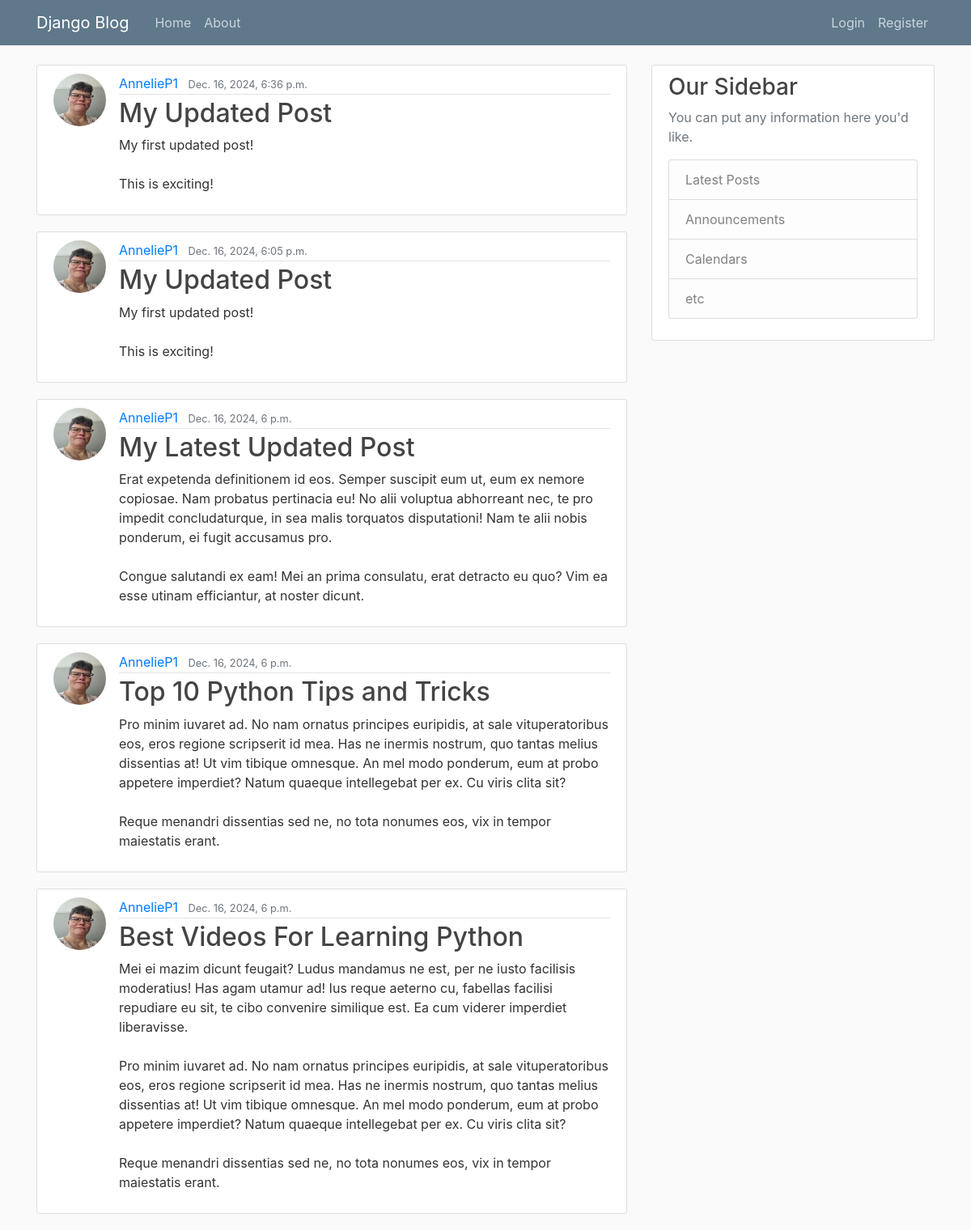
Before: / with the older database file.
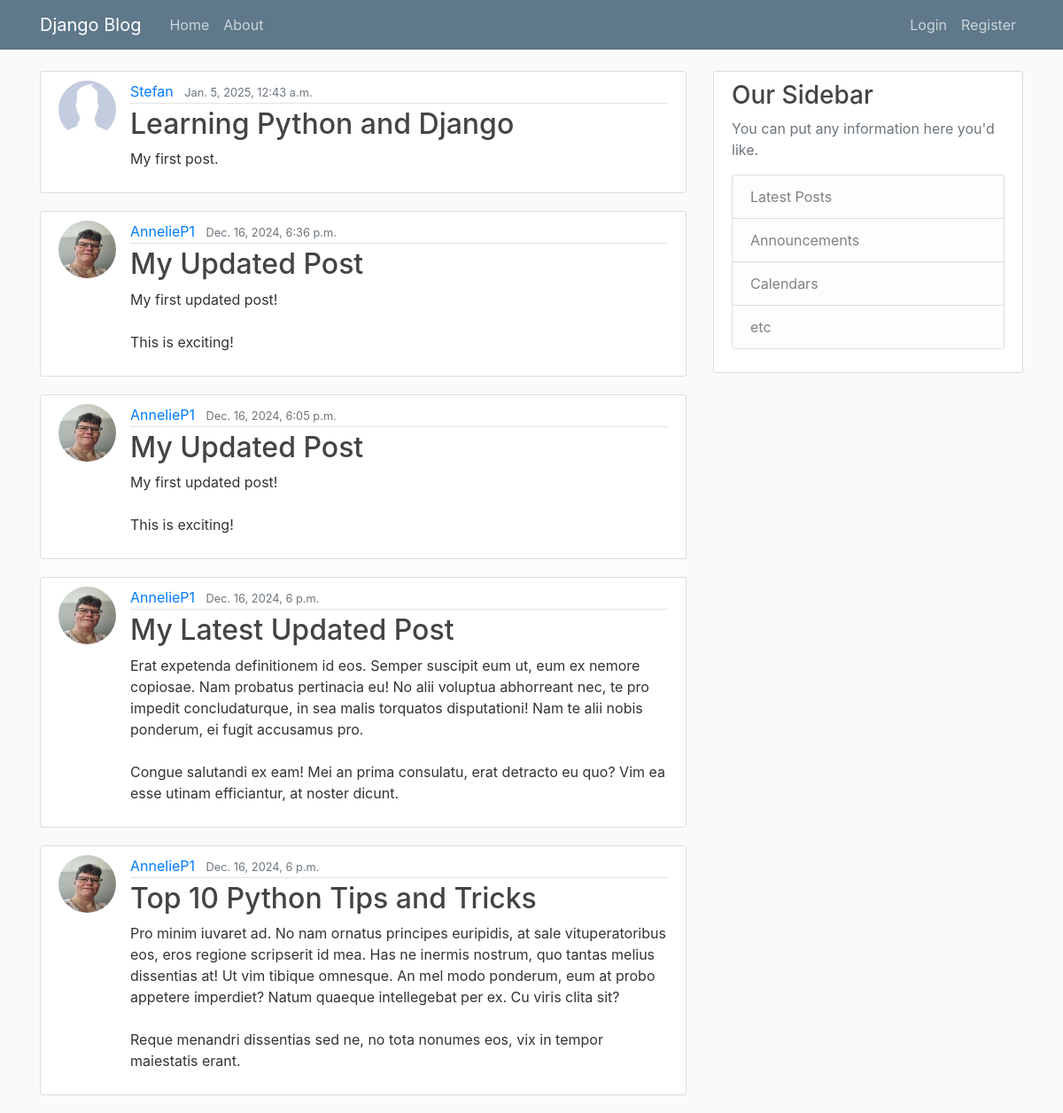
After: the same page with the newer database file.
### blog/models.py (models this page shows, shortened)
class Post(models.Model):
    title = models.CharField(max_length=100)
    content = models.TextField()
    date_posted = models.DateTimeField(default=timezone.now)
    author = models.ForeignKey(User, on_delete=models.CASCADE)

### users/models.py (models this page shows, shortened)
class Profile(models.Model):
    user = models.OneToOneField(User, on_delete=models.CASCADE)
    image = models.ImageField(default='profile_pics/default.jpg', upload_to='profile_pics')

### blog/views.py (the view)
# urls.py: path('', PostListView.as_view(), name='blog-home'),
class PostListView(ListView):
    model = Post
    template_name = 'blog/home.html' # <app>/<model>_<viewpage>.html
    context_object_name = 'posts'
    ordering = ['-date_posted']
    paginate_by = 5

### blog/templates/blog/home.html
{% extends "blog/base.html" %}
{% block content %}
    {% for post in posts %}
    <article class="media content-section">
      <img class="rounded-circle article-img" src="{{post.author.profile.image.url}}">
        <div class="media-body">
          <div class="article-metadata">
            <a class="mr-2" href="#">{{ post.author }}</a>
            <small class="text-muted">{{ post.date_posted }}</small>
          </div>
          <h2><a class="article-title" href="#">{{ post.title }}</a></h2>
          <p class="article-content">{{ post.content }}</p>
        </div>
      </article>
    {% endfor %}
{% endblock content %}

### blog/templates/blog/base.html (shortened to what this page needs)
{% load static %}
<!DOCTYPE html>
<html>
<head>
    <link rel="stylesheet" href="https://maxcdn.bootstrapcdn.com/bootstrap/4.0.0/css/bootstrap.min.css">
    <link rel="stylesheet" type="text/css" href="{% static 'blog/main.css' %}">
</head>
<body>
    <header class="site-header">
      <nav class="navbar navbar-expand-md navbar-dark bg-steel fixed-top">
        <div class="container">
          <a class="navbar-brand mr-4" href="{% url 'blog-home' %}">Django Blog</a>
          <div class="collapse navbar-collapse" id="navbarToggle">
            <div class="navbar-nav mr-auto">
              <a class="nav-item nav-link" href="{% url 'blog-home' %}">Home</a>
              <a class="nav-item nav-link" href="{% url 'blog-about' %}">About</a>
            </div>
            <div class="navbar-nav">
              {% if user.is_authenticated %}
              <a class="nav-item nav-link" href="{% url 'post-create' %}">New Post</a>
              <a class="nav-item nav-link" href="{% url 'profile' %}">Profile</a>
              <a class="nav-item nav-link" href="{% url 'Logout' %}">Logout</a>
              {% else %}
              <a class="nav-item nav-link" href="{% url 'login' %}">Login</a>
              <a class="nav-item nav-link" href="{% url 'register' %}">Register</a>
              {% endif %}
            </div>
          </div>
        </div>
      </nav>
    </header>
    <main role="main" class="container">
      <div class="row">
        <div class="col-md-8">
          {% block content %}{% endblock %}
        </div>
        <div class="col-md-4">
          <div class="content-section">
            <h3>Our Sidebar</h3>
            <p class='text-muted'>You can put any information here you'd like.
              <ul class="list-group">
                <li class="list-group-item list-group-item-light">Latest Posts</li>
                <li class="list-group-item list-group-item-light">Announcements</li>
                <li class="list-group-item list-group-item-light">Calendars</li>
                <li class="list-group-item list-group-item-light">etc</li>
              </ul>
            </p>
          </div>
        </div>
      </div>
    </main>
</body>
</html>

### blog/static/blog/main.css (style rules this page uses)
body { background: #fafafa; color: #333333; margin-top: 5rem; }
h1, h2, h3, h4, h5, h6 { color: #444444; }
ul { margin: 0; }
.bg-steel { background-color: #5f788a; }
.site-header .navbar-nav .nav-link { color: #cbd5db; }
.content-section { background: #ffffff; padding: 10px 20px; border: 1px solid #dddddd; border-radius: 3px; margin-bottom: 20px; }
.article-title { color: #444444; }
.article-content { white-space: pre-line; }
.article-img { height: 65px; width: 65px; margin-right: 16px; }
.article-metadata { padding-bottom: 1px; margin-bottom: 4px; border-bottom: 1px solid #e3e3e3 }

Changed rows visible on the page:
no longer on this page (row unchanged): Post: author.profile.image (picture), author "AnnelieP1", date_posted "Dec. 16, 2024, 6 p.m.", title "Best Videos For Learning Python", content "Mei ei mazim dicunt feugait? Ludus mandamus ne est, per ne iusto facilisis moderatius! Has agam utamur ad! Ius reque aeterno cu, fabellas facilisi repudiare eu sit, te cibo convenire similique est. Ea cum viderer imperdiet liberavisse. Pro minim iuvaret ad. No nam ornatus principes euripidis, at sale vituperatoribus eos, eros regione scripserit id mea. Has ne inermis nostrum, quo tantas melius dissentias at! Ut vim tibique omnesque. An mel modo ponderum, eum at probo appetere imperdiet? Natum quaeque intellegebat per ex. Cu viris clita sit? Reque menandri dissentias sed ne, no tota nonumes eos, vix in tempor maiestatis erant."
added Post: author.profile.image (placeholder picture), author "Stefan", date_posted "Jan. 5, 2025, 12:43 a.m.", title "Learning Python and Django", content "My first post."
